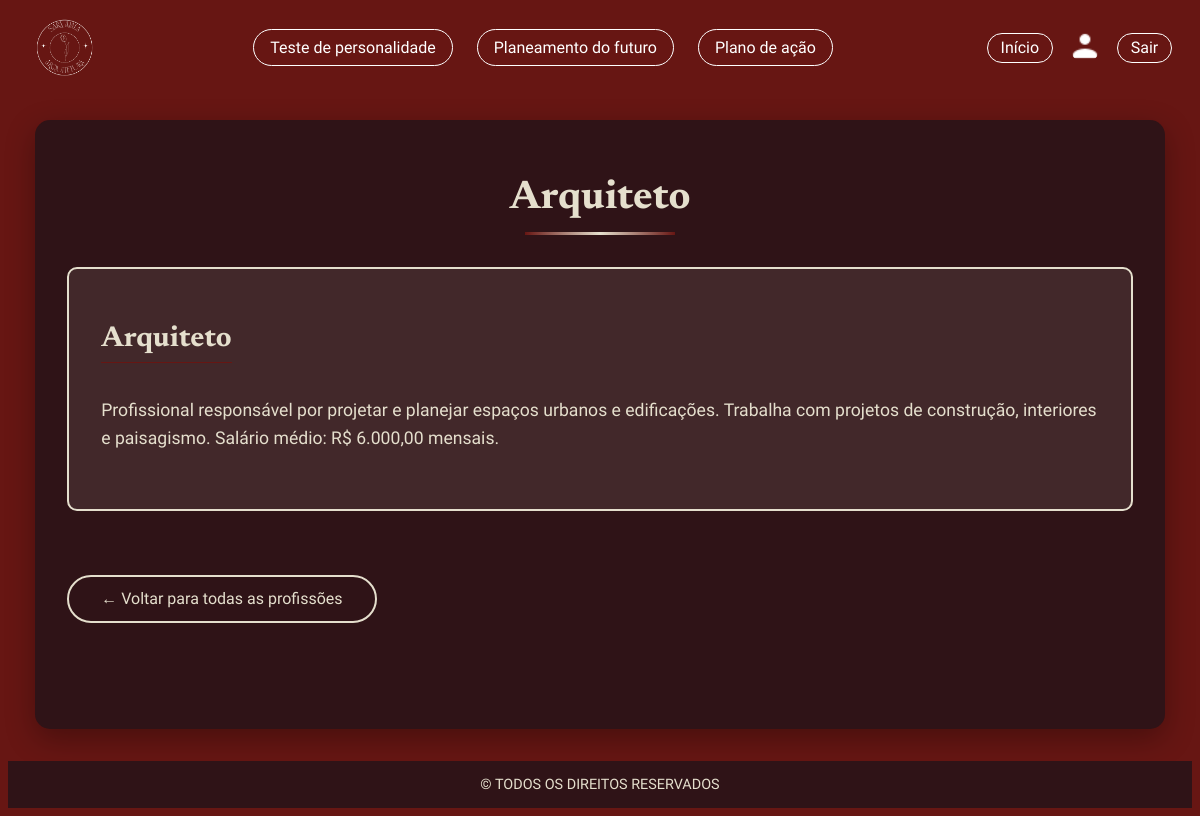
The page /view/detalhes_profissao.php?id=1 (signed in) on the database its author committed.
### tables this page shows
CREATE TABLE `profissao` (
  `id` int(11) NOT NULL,
  `nome` varchar(100) DEFAULT NULL,
  `descricao` text DEFAULT NULL,
  `imagem` varchar(255) DEFAULT NULL
);

### model/ProjetoModel.php (called while the page is built, shortened)
<?php
class ProjetoModel
{
     private $pdo;
    public function __construct($pdo)
    {
        $this->pdo = $pdo;
    }
public function buscarProfissaoPorId($id) {
    $stmt = $this->pdo->prepare("SELECT * FROM profissao WHERE id = ?");
    $stmt->execute([$id]);
    return $stmt->fetch(PDO::FETCH_ASSOC);
}
}

### view/detalhes_profissao.php (the view, shortened to what this page needs)
<?php
require_once "../config.php";
require_once "../model/ProjetoModel.php";
require_once "../controller/ProjetoController.php";
$model = new ProjetoModel($pdo);
if (isset($_GET['id'])) {
    $profissao = $model->buscarProfissaoPorId($_GET['id']);
} elseif (isset($_GET['busca'])) {
    $profissoes = $model->buscarProfissoes($_GET['busca']);
    $profissao = !empty($profissoes) ? $profissoes[0] : null;
} else {
    $profissao = null;
}
?>
<!DOCTYPE html>
<html lang="pt-BR">
<head>
    <link rel="stylesheet" href="../css/estilo_planejamento.css">
</head>
<body>
   <header class="header-sobre">
        <img src="../imagens/logo.png" alt="logo" class="logo">
        <nav>
            <ul class="menu-central">
                <li><a href="teste_personalidade.php">Teste de personalidade</a></li>
                <li><a href="form_planejamento.php">Planeamento do futuro</a></li>
                 <li><a href="plano_acao.php">Plano de ação</a></li>
            </ul>
        </nav>
         <div class="perfil-wrapper">
      <a href="../index.php" class="sair">Início</a>
      <a href="../view/perfil.php" class="icone-perfil-link">
        <img src="../imagens/usuario.png" alt="Perfil" class="icone-perfil">
      </a>
      <a href="logout.php" class="sair">Sair</a>
    </div>
    </header>
    <main class="container-profissoes">
        <h1 class="titulo-profissao"><?= htmlspecialchars($profissao['nome']) ?></h1>
        <div class="profissao-card destaque-profissao">
            <h2 class="nome-profissao"><?= htmlspecialchars($profissao['nome']) ?></h2>
            <p class="descricao-profissao"><?= nl2br(htmlspecialchars($profissao['descricao'])) ?></p>
        </div>
        <a href="todas_profissoes.php" class="botao-voltar">← Voltar para todas as profissões</a>
    </main>
    <footer>© TODOS OS DIREITOS RESERVADOS</footer>
</body>
</html>

### css/estilo_planejamento.css (style rules this page uses)
:root { --cor-primaria: #671613; --cor-secundaria: #2f1317; --cor-terciaria: #e5dfcd; --cor-quaternaria: #ffffff; --cor-terciaria-rgb: 229, 223, 205; }
body { overflow-x: hidden; height: auto; display: flex; flex-direction: column; min-height: 100vh; background: var(--cor-primaria); }
main { flex: 1; }
.header-sobre { display: flex; align-items: center; justify-content: space-between; background-color: var(--cor-primaria); padding: 10px 20px; }
.logo { max-height: 60px; width: auto; }
.menu-central { display: flex; gap: 1.5rem; list-style: none; margin: 0; padding: 0; font-family: "Abel"; }
.menu-central a { color: var(--cor-quaternaria); text-decoration: none; font-size: 16px; background-color: transparent; padding: 0.5rem 1rem; border: 1px solid var(--cor-quaternaria); border-radius: 20px; transition: 0.3s; }
.perfil-wrapper { display: flex; align-items: center; gap: 1rem; }
.icone-perfil { width: 32px; height: 32px; border-radius: 50%; object-fit: cover; transition: transform 0.2s ease; }
.sair { color: var(--cor-quaternaria); text-decoration: none; font-size: 16px; border: 1px solid var(--cor-quaternaria); padding: 0.3rem 0.8rem; border-radius: 15px; font-family: "Abel"; }
footer { background-color: var(--cor-secundaria); color: var(--cor-terciaria); text-align: center; padding: 15px 0; font-family: 'Abel', sans-serif; font-size: 0.9rem; margin-top: 0; }
.container-profissoes { width: 90%; max-width: 1200px; margin: 2rem auto; padding: 2rem; background-color: var(--cor-secundaria); border-radius: 15px; box-shadow: 0 10px 30px rgba(0, 0, 0, 0.3); }
.titulo-profissao { font-family: 'Newsreader', serif; font-size: 2.5rem; color: var(--cor-terciaria); text-align: center; margin-bottom: 2rem; position: relative; padding-bottom: 1rem; }
.titulo-profissao::after { content: ''; position: absolute; bottom: 0; left: 50%; transform: translateX(-50%); width: 150px; height: 3px; background: linear-gradient(90deg, var(--cor-primaria), var(--cor-terciaria), var(--cor-primaria)); }
.profissao-card { background: rgba(229, 223, 205, 0.1); border: 1px solid rgba(229, 223, 205, 0.2); border-radius: 10px; padding: 2rem; margin-bottom: 2rem; transition: transform 0.3s ease, box-shadow 0.3s ease; }
.nome-profissao { font-family: 'Newsreader', serif; font-size: 1.8rem; color: var(--cor-terciaria); margin-bottom: 1rem; border-bottom: 1px solid var(--cor-primaria); padding-bottom: 0.5rem; display: inline-block; }
.descricao-profissao { font-family: 'Abel', sans-serif; font-size: 1.1rem; color: var(--cor-terciaria); line-height: 1.6; margin-bottom: 1.5rem; }
.botao-voltar { display: inline-block; margin-top: 2rem; padding: 0.8rem 2rem; background-color: transparent; color: var(--cor-terciaria); border: 2px solid var(--cor-terciaria); border-radius: 30px; font-family: 'Abel', sans-serif; font-size: 1rem; text-decoration: none; transition: all 0.3s ease; text-align: center; }
.destaque-profissao { animation: pulse 2s infinite; border: 2px solid var(--cor-terciaria); position: relative; }

### rows shown on the page
profissao: nome "Arquiteto", descricao "Profissional responsável por projetar e planejar espaços urbanos e edificações. Trabalha com projetos de construção, interiores e paisagismo. Salário médio: R$ 6.000,00 mensais."
